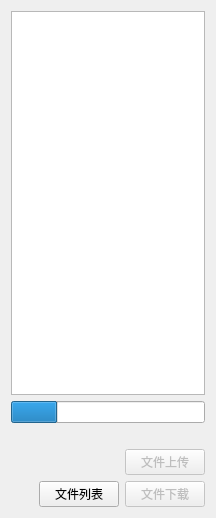
<?xml version="1.0" encoding="UTF-8"?>
<ui version="4.0">
 <class>QGCUASFileView</class>
 <widget class="QWidget" name="QGCUASFileView">
  <property name="geometry">
   <rect>
    <x>0</x>
    <y>0</y>
    <width>216</width>
    <height>518</height>
   </rect>
  </property>
  <property name="windowTitle">
   <string>Form</string>
  </property>
  <layout class="QGridLayout" name="gridLayout">
   <item row="5" column="1">
    <widget class="QPushButton" name="listFilesButton">
     <property name="text">
      <string>文件列表</string>
     </property>
    </widget>
   </item>
   <item row="1" column="0" colspan="3">
    <widget class="QProgressBar" name="progressBar">
     <property name="value">
      <number>24</number>
     </property>
     <property name="textVisible">
      <bool>false</bool>
     </property>
    </widget>
   </item>
   <item row="0" column="0" colspan="3">
    <widget class="QTreeWidget" name="treeWidget">
     <property name="contextMenuPolicy">
      <enum>Qt::NoContextMenu</enum>
     </property>
     <property name="headerHidden">
      <bool>true</bool>
     </property>
     <column>
      <property name="text">
       <string notr="true">1</string>
      </property>
     </column>
    </widget>
   </item>
   <item row="5" column="2">
    <widget class="QPushButton" name="downloadButton">
     <property name="enabled">
      <bool>false</bool>
     </property>
     <property name="text">
      <string>文件下载</string>
     </property>
    </widget>
   </item>
   <item row="3" column="0" colspan="3">
    <widget class="QLabel" name="statusText">
     <property name="sizePolicy">
      <sizepolicy hsizetype="Expanding" vsizetype="Preferred">
       <horstretch>0</horstretch>
       <verstretch>0</verstretch>
      </sizepolicy>
     </property>
     <property name="text">
      <string/>
     </property>
    </widget>
   </item>
   <item row="4" column="2">
    <widget class="QPushButton" name="uploadButton">
     <property name="enabled">
      <bool>false</bool>
     </property>
     <property name="text">
      <string>文件上传</string>
     </property>
    </widget>
   </item>
  </layout>
 </widget>
 <resources/>
 <connections/>
</ui>
